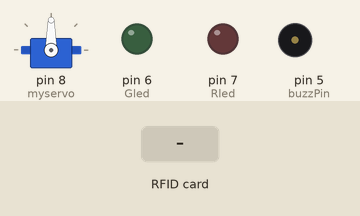
Bench run of a sketch on a simulated Arduino Uno, built with avr-gcc and run on an emulated ATmega328P. Parts: servo, output pins drawn as LEDs (lit = HIGH), buzzer (waves = sounding). Inputs (shaded band) come from the test bench. Pins used as bus, display or sensor lines are not drawn.

Above: at 1.3 s.
1.4 s: RFID card 5E 7A 19 C4 held to the reader
At 1.8 s:
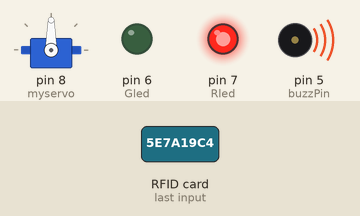
At 2.3 s:
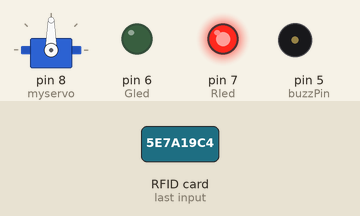
Timing chart, 0 to 4.4 s (numbered marks = the images above; inputs shaded):
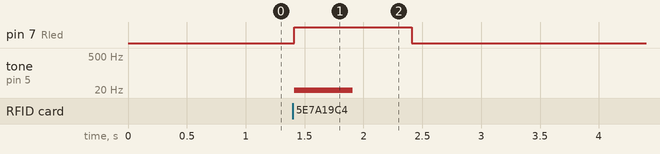

Measured:
- after the input at 1.4 s, pin 7 (Rled): LOW → HIGH at once, → LOW 1.0 s later; tone on pin 5 (buzzPin): silent → 2 Hz at once, → silent 0.50 s later

The sketch:

chip_unlock.ino
```cpp
#include <SPI.h>
#include <MFRC522.h>
#include <Servo.h>

const int rstPin = 9;
const int sdaPin = 10;
const int servoPin = 8;
const int Gled = 6;
const int Rled = 7;
const int buzzPin = 5;

int pos = 90;
 byte correctKey[4] = {115, 95, 194, 11};
//byte correctKey[4] = {25, 46, 100, 180};
int pass;

MFRC522 mfrc522(sdaPin, rstPin);
Servo myservo;

void setup() {
  pinMode(Gled, OUTPUT);
  pinMode(Rled, OUTPUT);
  pinMode(buzzPin, OUTPUT);
  myservo.attach(8);
  delay(100);
  myservo.write(pos);
	Serial.begin(9600);
	while (!Serial);
	SPI.begin();
	mfrc522.PCD_Init();
	delay(4);
}

void loop() {
	if ( ! mfrc522.PICC_IsNewCardPresent()) {
		return;
	}

	if ( ! mfrc522.PICC_ReadCardSerial()) {
		return;
	}

  for (int x=0; x<4; x++) {
    if (mfrc522.uid.uidByte[x] == correctKey[x]) pass++;
  }

  if (pass==4) {
    if (pos==0) {
      pos=90;
      myservo.write(pos);
    }
    else {
      pos=0;
      myservo.write(pos);
    }
    digitalWrite(Gled, HIGH);
    tone(buzzPin, 10);
  }
  else {
    digitalWrite(Rled, HIGH);
    tone(buzzPin, 2.5);
  }

  pass=0;
  delay(500);
  noTone(buzzPin);
  delay(500);
  digitalWrite(Gled, LOW);
  digitalWrite(Rled, LOW);
}
```
